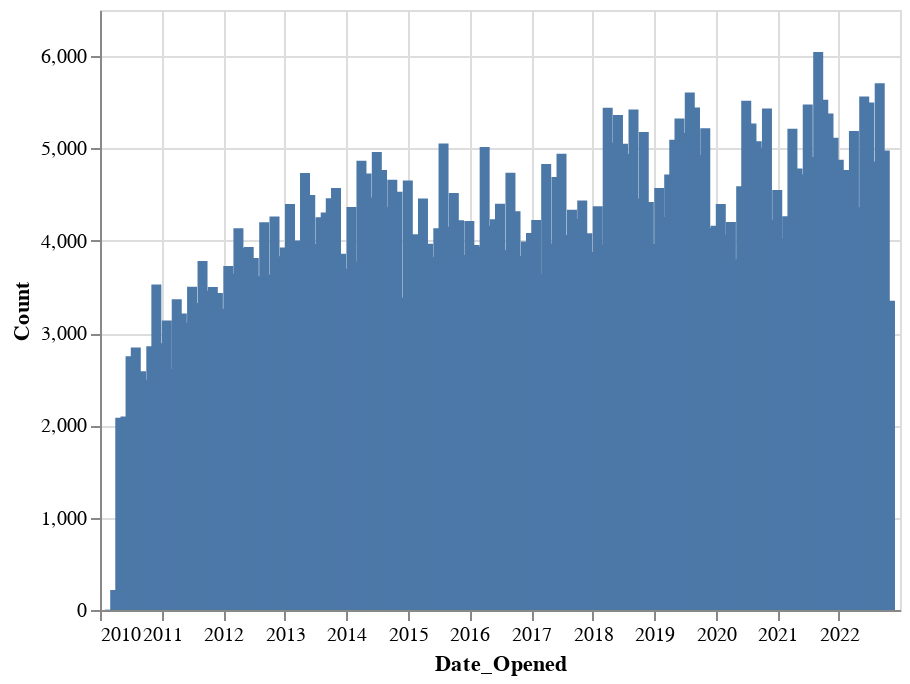

The notebook cell this image was saved under:
### Code cell
chart = alt.Chart(calls_by_month).mark_bar().encode(
    x='Date_Opened:T',
    y='Count'
)
chart

### Figure 1 — Vega-Lite specification as saved in the notebook (floating-point values rounded to 4 significant figures; data arrays with more than 128 entries replaced by an {"elided": "..."} marker saying what was removed)
{"$schema": "https://vega.github.io/schema/vega-lite/v4.17.0.json", "config": {"view": {"continuousHeight": 300, "continuousWidth": 400}}, "data": {"name": "data-603c97055797458ff1d04d32669b979d"}, "datasets": {"data-603c97055797458ff1d04d32669b979d": {"elided": "153 records"}}, "encoding": {"x": {"field": "Date_Opened", "type": "temporal"}, "y": {"field": "Count", "type": "quantitative"}}, "mark": "bar"}
